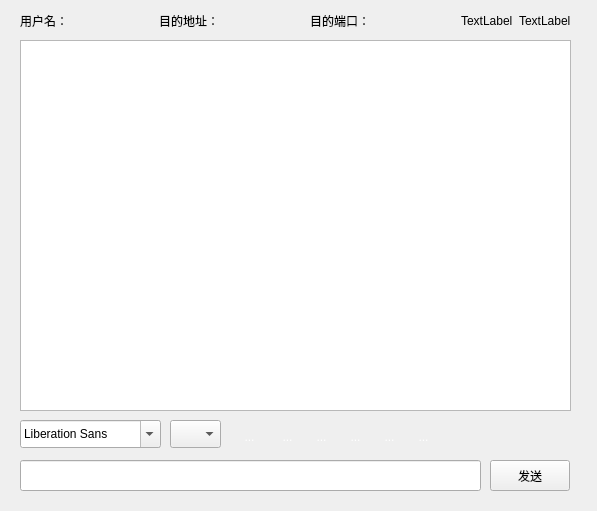
<?xml version="1.0" encoding="UTF-8"?>
<ui version="4.0">
 <class>PrivateChat</class>
 <widget class="QWidget" name="PrivateChat">
  <property name="geometry">
   <rect>
    <x>0</x>
    <y>0</y>
    <width>597</width>
    <height>511</height>
   </rect>
  </property>
  <property name="windowTitle">
   <string>Form</string>
  </property>
  <property name="styleSheet">
   <string notr="true">QToolButton { background-color: rgb(50, 50, 50,0); border-radius: 3px; color: rgb(255, 255, 255); }
QToolButton:hover { background-color: rgb(50, 50, 50,255);}</string>
  </property>
  <widget class="QTextBrowser" name="text_chat">
   <property name="geometry">
    <rect>
     <x>20</x>
     <y>40</y>
     <width>551</width>
     <height>371</height>
    </rect>
   </property>
  </widget>
  <widget class="QFontComboBox" name="comboBox_fontFamily">
   <property name="geometry">
    <rect>
     <x>20</x>
     <y>420</y>
     <width>141</width>
     <height>28</height>
    </rect>
   </property>
   <property name="styleSheet">
    <string notr="true"/>
   </property>
  </widget>
  <widget class="QComboBox" name="comboBox_fontSize">
   <property name="geometry">
    <rect>
     <x>170</x>
     <y>420</y>
     <width>51</width>
     <height>28</height>
    </rect>
   </property>
   <property name="styleSheet">
    <string notr="true">QComboBox{combobox-popup:0;}</string>
   </property>
   <property name="currentText">
    <string/>
   </property>
  </widget>
  <widget class="QPushButton" name="btn_send">
   <property name="geometry">
    <rect>
     <x>490</x>
     <y>460</y>
     <width>80</width>
     <height>31</height>
    </rect>
   </property>
   <property name="text">
    <string>发送</string>
   </property>
  </widget>
  <widget class="QWidget" name="layoutWidget">
   <property name="geometry">
    <rect>
     <x>20</x>
     <y>10</y>
     <width>551</width>
     <height>22</height>
    </rect>
   </property>
   <layout class="QHBoxLayout" name="horizontalLayout_2" stretch="0,2,0,2,0,2,0,0">
    <item>
     <widget class="QLabel" name="label_1">
      <property name="text">
       <string>用户名：</string>
      </property>
     </widget>
    </item>
    <item>
     <widget class="QLabel" name="label_username">
      <property name="text">
       <string/>
      </property>
     </widget>
    </item>
    <item>
     <widget class="QLabel" name="label_4">
      <property name="text">
       <string>目的地址：</string>
      </property>
     </widget>
    </item>
    <item>
     <widget class="QLabel" name="label_addr">
      <property name="text">
       <string/>
      </property>
     </widget>
    </item>
    <item>
     <widget class="QLabel" name="label_5">
      <property name="text">
       <string>目的端口：</string>
      </property>
     </widget>
    </item>
    <item>
     <widget class="QLabel" name="label_port">
      <property name="text">
       <string/>
      </property>
     </widget>
    </item>
    <item>
     <widget class="QLabel" name="label_sourceAddr">
      <property name="text">
       <string>TextLabel</string>
      </property>
     </widget>
    </item>
    <item>
     <widget class="QLabel" name="label_sourcePort">
      <property name="text">
       <string>TextLabel</string>
      </property>
     </widget>
    </item>
   </layout>
  </widget>
  <widget class="QLineEdit" name="edit_send">
   <property name="geometry">
    <rect>
     <x>20</x>
     <y>460</y>
     <width>461</width>
     <height>31</height>
    </rect>
   </property>
  </widget>
  <widget class="QToolButton" name="btn_sendFile">
   <property name="geometry">
    <rect>
     <x>236</x>
     <y>423</y>
     <width>27</width>
     <height>27</height>
    </rect>
   </property>
   <property name="autoFillBackground">
    <bool>false</bool>
   </property>
   <property name="text">
    <string>...</string>
   </property>
   <property name="icon">
    <iconset resource="res.qrc">
     <normaloff>:/images/send_file.png</normaloff>:/images/send_file.png</iconset>
   </property>
   <property name="iconSize">
    <size>
     <width>24</width>
     <height>24</height>
    </size>
   </property>
   <property name="popupMode">
    <enum>QToolButton::DelayedPopup</enum>
   </property>
   <property name="autoRaise">
    <bool>false</bool>
   </property>
  </widget>
  <widget class="QToolButton" name="btn_clearRecord">
   <property name="geometry">
    <rect>
     <x>278</x>
     <y>427</y>
     <width>19</width>
     <height>19</height>
    </rect>
   </property>
   <property name="text">
    <string>...</string>
   </property>
   <property name="icon">
    <iconset resource="res.qrc">
     <normaloff>:/images/clear.png</normaloff>:/images/clear.png</iconset>
   </property>
   <property name="iconSize">
    <size>
     <width>24</width>
     <height>24</height>
    </size>
   </property>
  </widget>
  <widget class="QToolButton" name="btn_saveRecord">
   <property name="geometry">
    <rect>
     <x>312</x>
     <y>427</y>
     <width>19</width>
     <height>19</height>
    </rect>
   </property>
   <property name="text">
    <string>...</string>
   </property>
   <property name="icon">
    <iconset resource="res.qrc">
     <normaloff>:/images/save.png</normaloff>:/images/save.png</iconset>
   </property>
   <property name="iconSize">
    <size>
     <width>24</width>
     <height>24</height>
    </size>
   </property>
  </widget>
  <widget class="QToolButton" name="btn_italic">
   <property name="geometry">
    <rect>
     <x>346</x>
     <y>427</y>
     <width>19</width>
     <height>19</height>
    </rect>
   </property>
   <property name="text">
    <string>...</string>
   </property>
   <property name="icon">
    <iconset resource="res.qrc">
     <normaloff>:/images/italic.png</normaloff>:/images/italic.png</iconset>
   </property>
   <property name="iconSize">
    <size>
     <width>24</width>
     <height>24</height>
    </size>
   </property>
  </widget>
  <widget class="QToolButton" name="btn_underLine">
   <property name="geometry">
    <rect>
     <x>380</x>
     <y>427</y>
     <width>19</width>
     <height>19</height>
    </rect>
   </property>
   <property name="text">
    <string>...</string>
   </property>
   <property name="icon">
    <iconset resource="res.qrc">
     <normaloff>:/images/under.png</normaloff>:/images/under.png</iconset>
   </property>
   <property name="iconSize">
    <size>
     <width>24</width>
     <height>24</height>
    </size>
   </property>
  </widget>
  <widget class="QToolButton" name="btn_bold">
   <property name="geometry">
    <rect>
     <x>414</x>
     <y>427</y>
     <width>19</width>
     <height>19</height>
    </rect>
   </property>
   <property name="text">
    <string>...</string>
   </property>
   <property name="icon">
    <iconset resource="res.qrc">
     <normaloff>:/images/bold.png</normaloff>:/images/bold.png</iconset>
   </property>
   <property name="iconSize">
    <size>
     <width>24</width>
     <height>24</height>
    </size>
   </property>
  </widget>
  <zorder>btn_send</zorder>
  <zorder>text_chat</zorder>
  <zorder>comboBox_fontFamily</zorder>
  <zorder>comboBox_fontSize</zorder>
  <zorder>layoutWidget</zorder>
  <zorder>layoutWidget</zorder>
  <zorder>edit_send</zorder>
 </widget>
 <resources>
  <include location="res.qrc"/>
 </resources>
 <connections/>
</ui>
